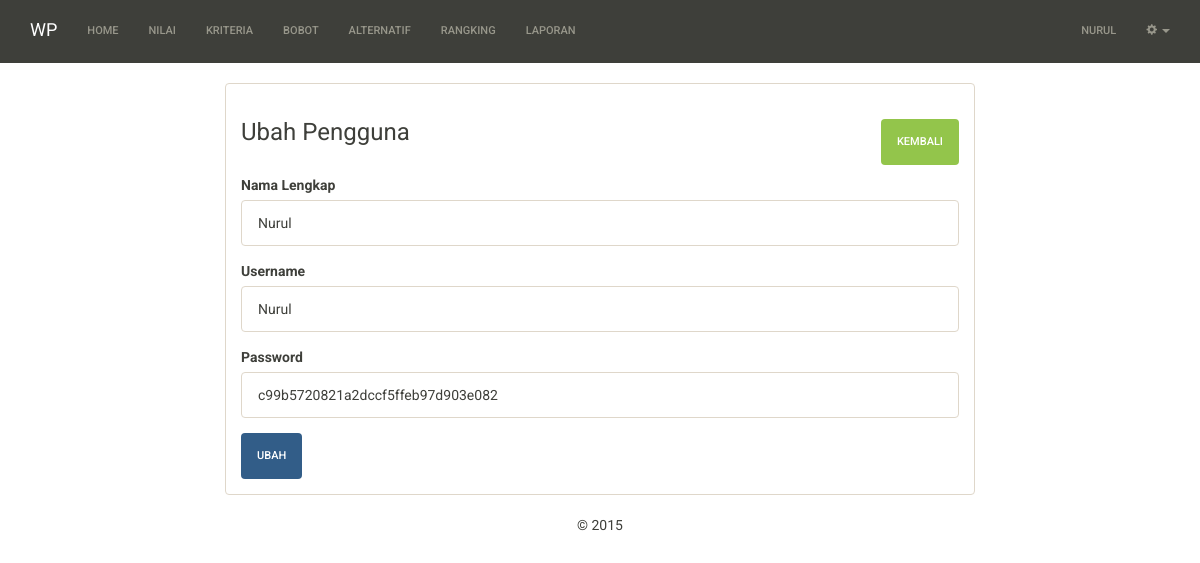
The page /user-ubah.php?id=1 (signed in) on the database its author committed.
### tables this page shows
CREATE TABLE `wp_pengguna` (
  `id_pengguna` int(11) NOT NULL,
  `nama_lengkap` varchar(255) NOT NULL,
  `username` varchar(100) NOT NULL,
  `password` varchar(100) NOT NULL
);

### includes/user.inc.php (called while the page is built, shortened)
<?php
class User{
	private $conn;
	private $table_name = "wp_pengguna";
	public $id;
	public function __construct($db){
		$this->conn = $db;
	}
	function readOne(){
		$query = "SELECT * FROM " . $this->table_name . " WHERE id_pengguna=? LIMIT 0,1";
		$stmt = $this->conn->prepare( $query );
		$stmt->bindParam(1, $this->id);
		$stmt->execute();
		$row = $stmt->fetch(PDO::FETCH_ASSOC);
		$this->id = $row['id_pengguna'];
		$this->nl = $row['nama_lengkap'];
		$this->un = $row['username'];
		$this->pw = $row['password'];
	}
}
?>

### user-ubah.php (the view, shortened to what this page needs)
<?php
include_once 'header.php';
$id = isset($_GET['id']) ? $_GET['id'] : die('ERROR: missing ID.');
include_once 'includes/user.inc.php';
$eks = new User($db);
$eks->id = $id;
$eks->readOne();
?>
        <div class="row">
          <div class="col-xs-12 col-sm-12 col-md-2"></div>
          <div class="col-xs-12 col-sm-12 col-md-8">
             <div class="panel panel-default">
    <div class="panel-body">
      <div class="row">
        <div class="col-md-6 text-left">
            <h3>Ubah Pengguna</h3>
          </div>
          <div class="col-md-6 text-right">
            <h3>
              <button type="button" onclick="location.href='user.php'" class="btn btn-success">Kembali</button>
            </h3>
          </div>
        </div>
                <form method="post">
                  <div class="form-group">
                    <label for="nl">Nama Lengkap</label>
                    <input type="text" class="form-control" id="nl" name="nl" value="<?php echo $eks->nl; ?>">
                  </div>
                  <div class="form-group">
                    <label for="un">Username</label>
                    <input type="text" class="form-control" id="un" name="un" value="<?php echo $eks->un; ?>">
                  </div>
                  <div class="form-group">
                    <label for="pw">Password</label>
                    <input type="text" class="form-control" id="pw" name="pw" value="<?php echo $eks->pw; ?>">
                  </div>
                  <button type="submit" class="btn btn-primary">Ubah</button>
                </form>
          </div></div></div>
          <div class="col-xs-12 col-sm-12 col-md-2">
          </div>
        </div>
        <?php
include_once 'footer.php';
?>

### header.php (shortened to what this page needs)
<!DOCTYPE html>
<html lang="en">
  <head>
    <link href="css/bootstrap.min.css" rel="stylesheet">
    <link href="css/dataTables.bootstrap.min.css" rel="stylesheet">
    <link type="text/css" href="css/jquery.toastmessage.css" rel="stylesheet"/>
  </head>
  <body>
	<nav class="navbar navbar-default navbar-static-top">
	  <div class="container">
		<div class="navbar-header">
		  <a class="navbar-brand" href="index.php">WP</a>
		</div>
		<div class="collapse navbar-collapse" id="bs-example-navbar-collapse-1">
		  <ul class="nav navbar-nav">
			<li><a href="index.php">Home</a></li>
			<li><a href="nilai.php">Nilai</a></li>
			<li><a href="kriteria.php">Kriteria</a></li>
			<li><a href="bobot.php">Bobot</a></li>
			<li><a href="alternatif.php">Alternatif</a></li>
			<li><a href="rangking.php">Rangking</a></li>
			<li><a href="laporan.php">Laporan</a></li>
		  </ul>
		  <ul class="nav navbar-nav navbar-right">
			<li><a href="profil.php"><?php echo $_SESSION['nama_lengkap'] ?></a></li>
			<li class="dropdown">
			  <a href="#" class="dropdown-toggle" data-toggle="dropdown" role="button" aria-haspopup="true" aria-expanded="false"><span class="glyphicon glyphicon-cog"></span> <span class="caret"></span></a>
			</li>
		  </ul>
		</div>
	  </div>
	</nav>
    <div class="container">

### footer.php (shortened to what this page needs)
<footer class="text-center">&copy; 2015</footer>
	</div>
  </body>
</html>

### rows shown on the page
wp_pengguna: nl "Nurul", un "Nurul", pw "c99b5720821a2dccf5ffeb97d903e082"

### other values the page prints
$_SESSION['nama_lengkap'] "NURUL"
